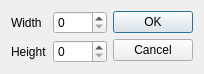
<?xml version="1.0" encoding="UTF-8"?>
<ui version="4.0">
 <class>TTImageSize</class>
 <widget class="QDialog" name="TTImageSize">
  <property name="geometry">
   <rect>
    <x>0</x>
    <y>0</y>
    <width>193</width>
    <height>70</height>
   </rect>
  </property>
  <property name="windowTitle">
   <string>Image Size</string>
  </property>
  <property name="modal">
   <bool>true</bool>
  </property>
  <layout class="QHBoxLayout" name="horizontalLayout_3">
   <item>
    <layout class="QVBoxLayout" name="verticalLayout">
     <item>
      <layout class="QHBoxLayout" name="horizontalLayout">
       <item>
        <widget class="QLabel" name="label">
         <property name="text">
          <string>Width</string>
         </property>
        </widget>
       </item>
       <item>
        <widget class="QSpinBox" name="spinWidthBox">
         <property name="maximum">
          <number>9999</number>
         </property>
        </widget>
       </item>
      </layout>
     </item>
     <item>
      <layout class="QHBoxLayout" name="horizontalLayout_2">
       <item>
        <widget class="QLabel" name="label_2">
         <property name="text">
          <string>Height</string>
         </property>
        </widget>
       </item>
       <item>
        <widget class="QSpinBox" name="spinHeightBox">
         <property name="maximum">
          <number>9999</number>
         </property>
        </widget>
       </item>
      </layout>
     </item>
    </layout>
   </item>
   <item>
    <widget class="QDialogButtonBox" name="buttonBox">
     <property name="locale">
      <locale language="English" country="UnitedStates"/>
     </property>
     <property name="orientation">
      <enum>Qt::Vertical</enum>
     </property>
     <property name="standardButtons">
      <set>QDialogButtonBox::Cancel|QDialogButtonBox::Ok</set>
     </property>
    </widget>
   </item>
  </layout>
 </widget>
 <resources/>
 <connections>
  <connection>
   <sender>buttonBox</sender>
   <signal>accepted()</signal>
   <receiver>TTImageSize</receiver>
   <slot>accept()</slot>
   <hints>
    <hint type="sourcelabel">
     <x>248</x>
     <y>254</y>
    </hint>
    <hint type="destinationlabel">
     <x>157</x>
     <y>274</y>
    </hint>
   </hints>
  </connection>
  <connection>
   <sender>buttonBox</sender>
   <signal>rejected()</signal>
   <receiver>TTImageSize</receiver>
   <slot>reject()</slot>
   <hints>
    <hint type="sourcelabel">
     <x>316</x>
     <y>260</y>
    </hint>
    <hint type="destinationlabel">
     <x>286</x>
     <y>274</y>
    </hint>
   </hints>
  </connection>
 </connections>
</ui>
